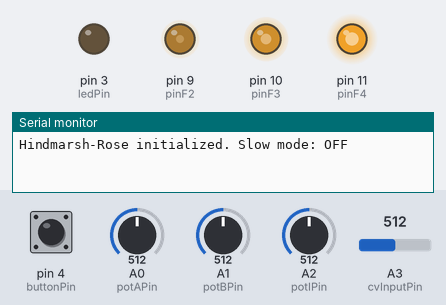
This sketch was run on a simulated Arduino Uno, built with avr-gcc and run on an emulated ATmega328P. Shown: output pins drawn as LEDs (lit = HIGH), the last lines printed to the serial monitor. The test bench sets the inputs (shaded band); at power-on: pin 4 (buttonPin) HIGH, A2 (potIPin) = 512, A1 (potBPin) = 512, A3 (cvInputPin) = 512, A0 (potAPin) = 512. EEPROM starts erased.

Above: at 1.2 s.
1.3 s: pin 4 (buttonPin) pulled LOW for 0.15 s
At 4.29 s:
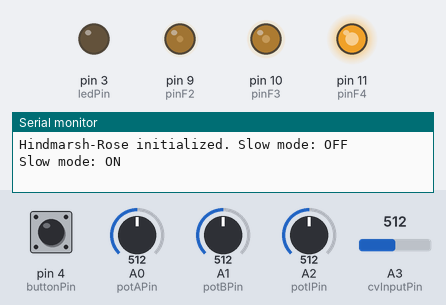
4.3 s: A2 (potIPin) set to 692
At 7.01 s:
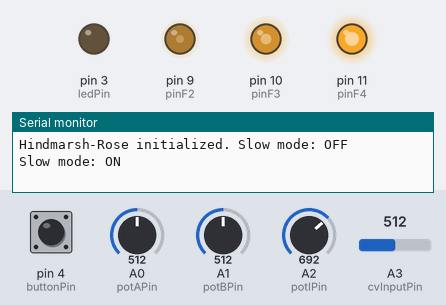
7.3 s: A1 (potBPin) set to 40
10.3 s: A3 (cvInputPin) set to 331
At 13.07 s:
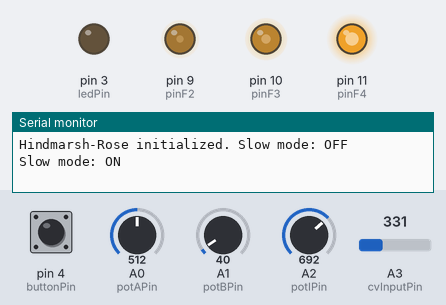
13.3 s: A0 (potAPin) set to 692
16.3 s: pin 4 (buttonPin) pulled LOW for 1 s
At 17.25 s:
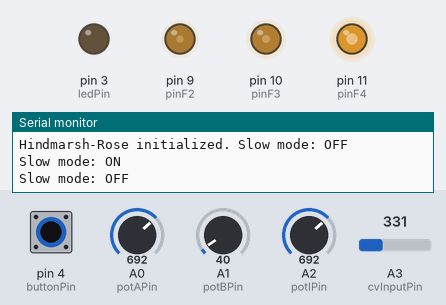
Timing chart, 0 to 20.2 s (numbered marks = the images above; inputs shaded):
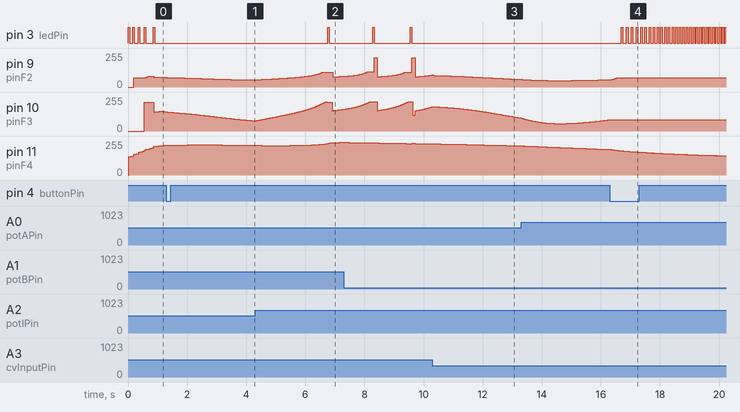

The sketch:

mod1-Hindmarsh-Rose.ino
```cpp
/*
Hindmarsh-Rose Model - Neuron Bursting LFO
A 3D neuron model that produces bursting patterns.

The model has three variables:
- x (membrane potential): Fast spiking variable
- y (recovery): Fast inactivation
- z (adaptation): Slow variable that modulates bursting

Can be tricky because small changes of variables (pots) can lead to unexpected results, while in other settings nothing much happens.
If nothing is happening, nudge pot 3 (I) upward slowly — transitions between regimes can be abrupt.

Pots:
  A0 → r (adaptation speed / 0.001-0.01: how quickly the slow variable adapts)
  A1 → s (adaptation strength / 1-6: how strongly adaptation affects spiking)
  A2 → I (input current / 1-4: drives activity from calm to bursting)

Input:
  F1 (A3 / D17) → CV input - modulates input current

Outputs:
  D9 (F2)  → x (membrane potential - main chaotic spiky output)
  D10 (F3) → y (fast recovery - complementary rhythmic output)
  D11 (F4) → z (slow adaptation - long evolving wave)

Button (D4) → toggle normal and slow mode
LED (D3)    → Blinks on spike peaks
*/

#include <EEPROM.h>
#define EEPROM_ADDR 0

const int potAPin = A0;  // r (adaptation rate)
const int potBPin = A1;  // s (adaptation strength)
const int potIPin = A2;  // I (input current)

const int cvInputPin = A3;  // F1 CV input
const int pinF2 = 9;   // OC1A - x output
const int pinF3 = 10;  // OC1B - y output
const int pinF4 = 11;  // OC2A - z output

const int ledPin = 3;
const int buttonPin = 4;

// Trigger state
bool lastTriggerState = LOW;

// Mode switching
bool slowMode = false;
bool lastButtonState = HIGH;
unsigned long lastDebounceTime = 0;
unsigned long debounceDelay = 50;

// Hindmarsh-Rose variables
float x = 0.0;   // membrane potential (fast variable)
float y = 0.0;   // recovery variable (fast variable)
float z = 0.0;   // adaptation current (slow variable)
float dt = 0.01; // time step

// Fixed parameters
const float a = 1.0;
const float b = 3.0;
const float c = 1.0;
const float d = 5.0;
const float xR = -1.6;

// LED spike detection
float lastX = 0.0;
unsigned long lastSpikeTime = 0;

void setup() {
  Serial.begin(9600);

  // Read saved mode from EEPROM
  slowMode = EEPROM.read(EEPROM_ADDR) == 1;

  pinMode(potAPin, INPUT);
  pinMode(potBPin, INPUT);
  pinMode(potIPin, INPUT);

  pinMode(ledPin, OUTPUT);
  pinMode(buttonPin, INPUT_PULLUP);
  pinMode(cvInputPin, INPUT);

  pinMode(pinF2, OUTPUT);
  pinMode(pinF3, OUTPUT);
  pinMode(pinF4, OUTPUT);

  // Timer1 (16-bit) PWM Setup for F2 (D9) & F3 (D10)
  TCCR1A = _BV(COM1A1) | _BV(COM1B1) | _BV(WGM10);
  TCCR1B = _BV(WGM12) | _BV(CS10); // ~31.4kHz PWM

  // Timer2 (8-bit) PWM Setup for F4 (D11)
  TCCR2A = _BV(COM2A1) | _BV(WGM21) | _BV(WGM20);
  TCCR2B = _BV(CS21);

  OCR1A = 128;
  OCR1B = 128;
  OCR2A = 128;

  // Initialize to a typical starting point
  x = 0.0;
  y = 0.0;
  z = 2.0;

  Serial.print("Hindmarsh-Rose initialized. Slow mode: ");
  Serial.println(slowMode ? "ON" : "OFF");
}

void loop() {
  // Button handling for mode toggle
  bool buttonState = digitalRead(buttonPin);

  if (buttonState != lastButtonState) {
    lastDebounceTime = millis();
  }

  if ((millis() - lastDebounceTime) > debounceDelay) {
    static bool lastStableState = HIGH;

    if (buttonState != lastStableState) {
      lastStableState = buttonState;

      if (buttonState == LOW) {
        slowMode = !slowMode;
        EEPROM.write(EEPROM_ADDR, slowMode ? 1 : 0);
        Serial.print("Slow mode: ");
        Serial.println(slowMode ? "ON" : "OFF");
      }
    }
  }

  lastButtonState = buttonState;

  // F1 as CV input - modulates input current
  // Read analog value from F1 and map to offset range
  float cvOffset = mapFloat(analogRead(cvInputPin), 0, 1023, -1.0, 3.0);  // ±1 offset, -1,3 offset

  // Read pots and map to Hindmarsh-Rose parameters
  float r = mapFloat(analogRead(potAPin), 0, 1023, 0.006, 0.001);  // adaptation rate (inverted: CCW=slow, CW=fast)
  float s = mapFloat(analogRead(potBPin), 0, 1023, 1.0, 20.0);      // adaptation strength
  float I_base = mapFloat(analogRead(potIPin), 0, 1023, 1.0, 4.0); // input current from pot
  float I = I_base + cvOffset;  // Add CV offset from F1
  I = constrain(I, 0.5, 7.0);   // Keep within bounds

  // Map pot A also to time step for speed control
  int potVal = analogRead(potAPin);
  if (slowMode) {
    if (potVal < 341) dt = 0.005;
    else if (potVal < 682) dt = 0.01;
    else dt = 0.02;
  } else {
    if (potVal < 341) dt = 0.02;
    else if (potVal < 682) dt = 0.05;
    else dt = 0.1;
  }

  // Hindmarsh-Rose equations
  // dx/dt = y - a*x³ + b*x² - z + I
  // dy/dt = c - d*x² - y
  // dz/dt = r * (s * (x - xR) - z)

  float dx = y - a * x * x * x + b * x * x - z + I;
  float dy = c - d * x * x - y;
  float dz = r * (s * (x - xR) - z);

  // Euler integration
  x += dx * dt;
  y += dy * dt;
  z += dz * dt;

  // Prevent runaway (though HR is usually well-behaved)
  x = constrain(x, -3.0, 3.0);
  y = constrain(y, -20.0, 5.0);
  z = constrain(z, 0.0, 5.0);

  // Map to PWM range
  // x typically ranges from -2 to +2 with spikes
  int pwmX = constrain(mapFloat(x, -2.5, 2.5, 0, 255), 0, 255);

  // y ranges roughly -15 to +3
  int pwmY = constrain(mapFloat(y, -15, 3, 0, 255), 0, 255);

  // z is slow adaptation, ranges 0 to 4
  int pwmZ = constrain(mapFloat(z, 0, 4, 0, 255), 0, 255);

  // Output PWM signals
  OCR1A = pwmX;  // F2 - x (main chaotic spiky output)
  OCR1B = pwmY;  // F3 - y (fast recovery)
  OCR2A = pwmZ;  // F4 - z (slow adaptation wave)

  // LED blinks on spike peaks (when x crosses above threshold)
  if (x > 1.0 && lastX <= 1.0) {
    digitalWrite(ledPin, HIGH);
    lastSpikeTime = millis();
  }

  // Turn off LED after brief flash
  if (millis() - lastSpikeTime > 50) {
    digitalWrite(ledPin, LOW);
  }

  lastX = x;
}

// Helper function to map float values
float mapFloat(float x, float in_min, float in_max, float out_min, float out_max) {
  return (x - in_min) * (out_max - out_min) / (in_max - in_min) + out_min;
}
```

Measured:
- after the input at 1.3 s, pin 3 (ledPin): stays LOW (without the input it goes to HIGH after 2.7 s)
- after the input at 4.3 s, pin 3 (ledPin): LOW → HIGH after 2.5 s, → LOW 0.05 s later
- after the input at 10.3 s, pin 3 (ledPin): stops changing and stays LOW
- after the input at 16.3 s, pin 10 (pinF3): goes on until 16.3 s, then stays 86/255
